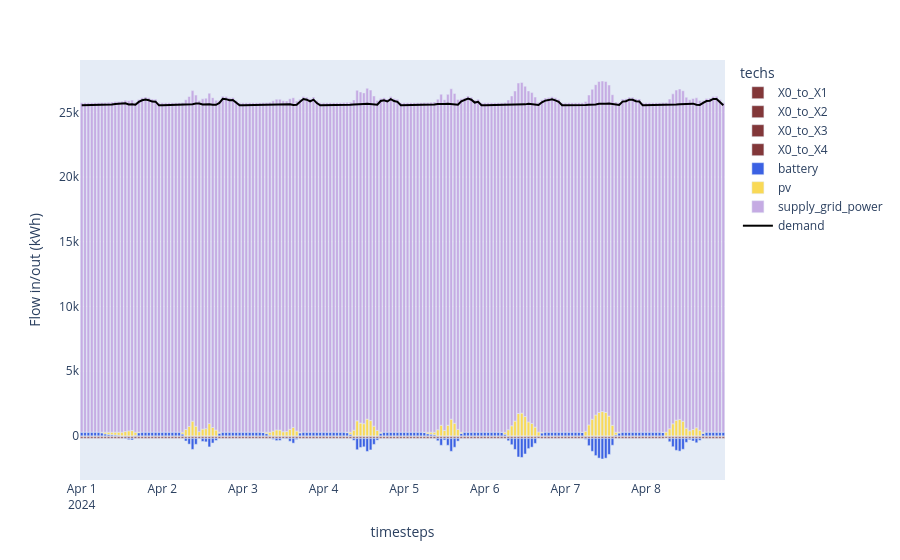

Notebook code for this chart:
### Code cell
df_electricity = (
    (model.results.flow_out.fillna(0) - model.results.flow_in.fillna(0))
    .sel(carriers="electricity")
    .sum("nodes")
    .to_series()
    .where(lambda x: x != 0)
    .dropna()
    .to_frame("Flow in/out (kWh)")
    .reset_index()
)
df_electricity_demand = df_electricity[df_electricity.techs == "demand_electricity"]
df_electricity_other = df_electricity[df_electricity.techs != "demand_electricity"]

print(df_electricity.head())

fig1 = px.bar(
    df_electricity_other,
    x="timesteps",
    y="Flow in/out (kWh)",
    color="techs",
    color_discrete_map=colors,
)
fig1.add_scatter(
    x=df_electricity_demand.timesteps,
    y=-1 * df_electricity_demand["Flow in/out (kWh)"],
    marker_color="black",
    name="demand",
)

### Figure 1 — Plotly figure (JSON) as saved in the notebook; plotly's stock layout.template omitted (floating-point values rounded to 4 significant figures; data arrays with more than 128 entries replaced by an {"elided": "..."} marker saying what was removed)
{"data": [{"hovertemplate": "techs=X0_to_X1<br>timesteps=%{x}<br>Flow in/out (kWh)=%{y}<extra></extra>", "legendgroup": "X0_to_X1", "marker": {"color": "#823739", "pattern": {"shape": ""}}, "name": "X0_to_X1", "orientation": "v", "showlegend": true, "textposition": "auto", "type": "bar", "x": {"elided": "192 str values"}, "xaxis": "x", "y": {"elided": "192 float values"}, "yaxis": "y"}, {"hovertemplate": "techs=X0_to_X2<br>timesteps=%{x}<br>Flow in/out (kWh)=%{y}<extra></extra>", "legendgroup": "X0_to_X2", "marker": {"color": "#823739", "pattern": {"shape": ""}}, "name": "X0_to_X2", "orientation": "v", "showlegend": true, "textposition": "auto", "type": "bar", "x": {"elided": "192 str values"}, "xaxis": "x", "y": {"elided": "192 float values"}, "yaxis": "y"}, {"hovertemplate": "techs=X0_to_X3<br>timesteps=%{x}<br>Flow in/out (kWh)=%{y}<extra></extra>", "legendgroup": "X0_to_X3", "marker": {"color": "#823739", "pattern": {"shape": ""}}, "name": "X0_to_X3", "orientation": "v", "showlegend": true, "textposition": "auto", "type": "bar", "x": {"elided": "192 str values"}, "xaxis": "x", "y": {"elided": "192 float values"}, "yaxis": "y"}, {"hovertemplate": "techs=X0_to_X4<br>timesteps=%{x}<br>Flow in/out (kWh)=%{y}<extra></extra>", "legendgroup": "X0_to_X4", "marker": {"color": "#823739", "pattern": {"shape": ""}}, "name": "X0_to_X4", "orientation": "v", "showlegend": true, "textposition": "auto", "type": "bar", "x": {"elided": "192 str values"}, "xaxis": "x", "y": {"elided": "192 float values"}, "yaxis": "y"}, {"hovertemplate": "techs=battery<br>timesteps=%{x}<br>Flow in/out (kWh)=%{y}<extra></extra>", "legendgroup": "battery", "marker": {"color": "#3B61E3", "pattern": {"shape": ""}}, "name": "battery", "orientation": "v", "showlegend": true, "textposition": "auto", "type": "bar", "x": {"elided": "192 str values"}, "xaxis": "x", "y": {"elided": "192 float values"}, "yaxis": "y"}, {"hovertemplate": "techs=pv<br>timesteps=%{x}<br>Flow in/out (kWh)=%{y}<extra></extra>", "legendgroup": "pv", "marker": {"color": "#F9D956", "pattern": {"shape": ""}}, "name": "pv", "orientation": "v", "showlegend": true, "textposition": "auto", "type": "bar", "x": ["2024-04-01T06:00:00.000000000", "2024-04-01T07:00:00.000000000", "2024-04-01T08:00:00.000000000", "2024-04-01T09:00:00.000000000", "2024-04-01T10:00:00.000000000", "2024-04-01T11:00:00.000000000", "2024-04-01T12:00:00.000000000", "2024-04-01T13:00:00.000000000", "2024-04-01T14:00:00.000000000", "2024-04-01T15:00:00.000000000", "2024-04-01T16:00:00.000000000", "2024-04-01T17:00:00.000000000", "2024-04-02T06:00:00.000000000", "2024-04-02T07:00:00.000000000", "2024-04-02T08:00:00.000000000", "2024-04-02T09:00:00.000000000", "2024-04-02T10:00:00.000000000", "2024-04-02T11:00:00.000000000", "2024-04-02T12:00:00.000000000", "2024-04-02T13:00:00.000000000", "2024-04-02T14:00:00.000000000", "2024-04-02T15:00:00.000000000", "2024-04-02T16:00:00.000000000", "2024-04-02T17:00:00.000000000", "2024-04-03T06:00:00.000000000", "2024-04-03T07:00:00.000000000", "2024-04-03T08:00:00.000000000", "2024-04-03T09:00:00.000000000", "2024-04-03T10:00:00.000000000", "2024-04-03T11:00:00.000000000", "2024-04-03T12:00:00.000000000", "2024-04-03T13:00:00.000000000", "2024-04-03T14:00:00.000000000", "2024-04-03T15:00:00.000000000", "2024-04-03T16:00:00.000000000", "2024-04-03T17:00:00.000000000", "2024-04-04T07:00:00.000000000", "2024-04-04T08:00:00.000000000", "2024-04-04T09:00:00.000000000", "2024-04-04T10:00:00.000000000", "2024-04-04T11:00:00.000000000", "2024-04-04T12:00:00.000000000", "2024-04-04T13:00:00.000000000", "2024-04-04T14:00:00.000000000", "2024-04-04T15:00:00.000000000", "2024-04-04T16:00:00.000000000", "2024-04-04T17:00:00.000000000", "2024-04-05T06:00:00.000000000", "2024-04-05T07:00:00.000000000", "2024-04-05T08:00:00.000000000", "2024-04-05T09:00:00.000000000", "2024-04-05T10:00:00.000000000", "2024-04-05T11:00:00.000000000", "2024-04-05T12:00:00.000000000", "2024-04-05T13:00:00.000000000", "2024-04-05T14:00:00.000000000", "2024-04-05T15:00:00.000000000", "2024-04-05T16:00:00.000000000", "2024-04-05T17:00:00.000000000", "2024-04-06T05:00:00.000000000", "2024-04-06T06:00:00.000000000", "2024-04-06T07:00:00.000000000", "2024-04-06T08:00:00.000000000", "2024-04-06T09:00:00.000000000", "2024-04-06T10:00:00.000000000", "2024-04-06T11:00:00.000000000", "2024-04-06T12:00:00.000000000", "2024-04-06T13:00:00.000000000", "2024-04-06T14:00:00.000000000", "2024-04-06T15:00:00.000000000", "2024-04-06T16:00:00.000000000", "2024-04-06T17:00:00.000000000", "2024-04-07T05:00:00.000000000", "2024-04-07T06:00:00.000000000", "2024-04-07T07:00:00.000000000", "2024-04-07T08:00:00.000000000", "2024-04-07T09:00:00.000000000", "2024-04-07T10:00:00.000000000", "2024-04-07T11:00:00.000000000", "2024-04-07T12:00:00.000000000", "2024-04-07T13:00:00.000000000", "2024-04-07T14:00:00.000000000", "2024-04-07T15:00:00.000000000", "2024-04-07T16:00:00.000000000", "2024-04-08T05:00:00.000000000", "2024-04-08T06:00:00.000000000", "2024-04-08T07:00:00.000000000", "2024-04-08T08:00:00.000000000", "2024-04-08T09:00:00.000000000", "2024-04-08T10:00:00.000000000", "2024-04-08T11:00:00.000000000", "2024-04-08T12:00:00.000000000", "2024-04-08T13:00:00.000000000", "2024-04-08T14:00:00.000000000", "2024-04-08T15:00:00.000000000", "2024-04-08T16:00:00.000000000", "2024-04-08T17:00:00.000000000"], "xaxis": "x", "y": [51.0, 135.1, 165.8, 191.2, 216.8, 232.0, 270.3, 331.5, 382.5, 405.5, 237.1, 40.8, 142.8, 489.6, 729.3, 1135.0, 744.6, 323.9, 520.2, 553.3, 943.5, 645.1, 446.2, 73.95, 25.5, 112.2, 229.5, 359.5, 456.5, 443.7, 316.2, 328.9, 507.5, 652.8, 369.8, 48.45, 35.7, 158.1, 433.5, 1160.0, 984.3, 935.8, 1293.0, 1176.0, 749.7, 420.8, 79.05, 28.05, 119.8, 155.6, 196.4, 466.6, 818.5, 413.1, 818.5, 1285.0, 971.5, 497.2, 91.8, 5.1, 158.1, 466.6, 772.7, 1140.0, 1721.0, 1757.0, 1489.0, 1074.0, 961.3, 673.2, 298.4, 58.65, 17.85, 354.4, 846.6, 1285.0, 1614.0, 1808.0, 1877.0, 1813.0, 1525.0, 813.4, 206.5, 63.75, 22.95, 288.1, 543.1, 928.2, 1209.0, 1270.0, 1127.0, 591.6, 390.1, 487.0, 622.2, 436.0, 91.8], "yaxis": "y"}, {"hovertemplate": "techs=supply_grid_power<br>timesteps=%{x}<br>Flow in/out (kWh)=%{y}<extra></extra>", "legendgroup": "supply_grid_power", "marker": {"color": "#C5ABE3", "pattern": {"shape": ""}}, "name": "supply_grid_power", "orientation": "v", "showlegend": true, "textposition": "auto", "type": "bar", "x": {"elided": "192 str values"}, "xaxis": "x", "y": {"elided": "192 float values"}, "yaxis": "y"}, {"marker": {"color": "black"}, "name": "demand", "type": "scatter", "x": {"elided": "192 str values"}, "y": {"elided": "192 float values"}}], "layout": {"barmode": "relative", "legend": {"title": {"text": "techs"}, "tracegroupgap": 0}, "margin": {"t": 60}, "xaxis": {"anchor": "y", "domain": [0, 1], "title": {"text": "timesteps"}}, "yaxis": {"anchor": "x", "domain": [0, 1], "title": {"text": "Flow in/out (kWh)"}}}}
